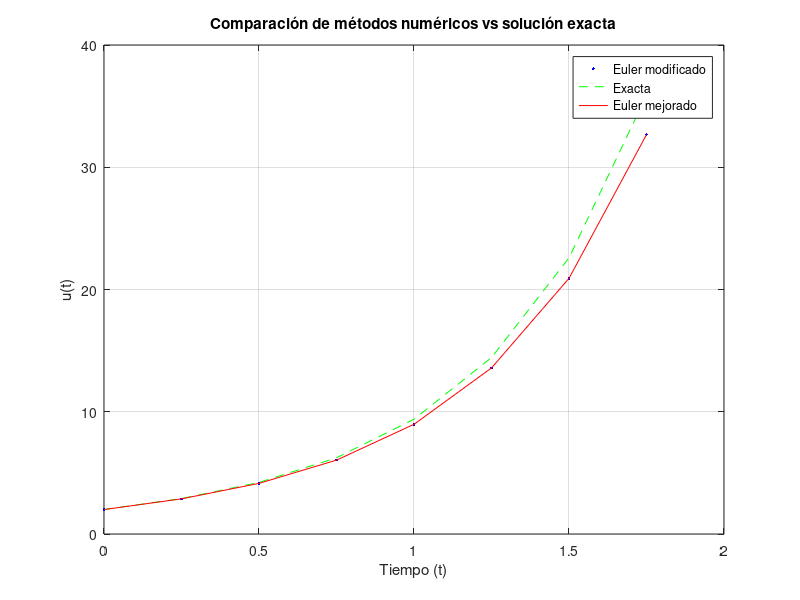
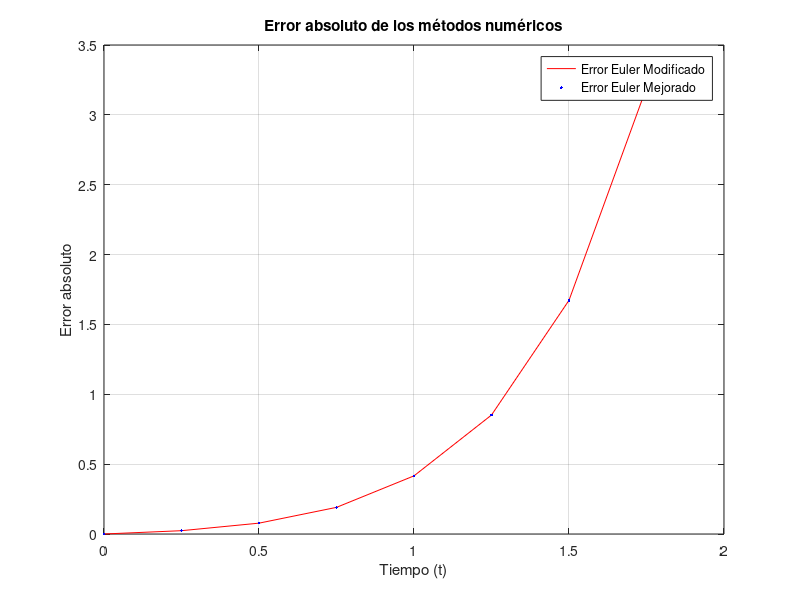

Write MATLAB code to recreate these figures, in order.
function graf_ej2()
    t0 = 0;
    u0 = 2;
    w=1/2;

    Dt=0.25;  % incremento de tiempo
    NDt=8;  % cantidad de Dt a realizar

    % Dimensionamiento
    t=zeros(NDt,1);   % vector para tiempo
    t2 = zeros(NDt,1);
    u=zeros(NDt,1);   % vector para Euler Modificado
    y = zeros(NDt,1);  % vector para Euler Mejorado (corregido a columna)
    errorAbsMod=zeros(NDt,1);  % error absoluto Euler Modificado
    errorAbsMej=zeros(NDt,1);  % error absoluto Euler Mejorado
    exacta=zeros(NDt,1); % vector para la solución exacta

    u(1) = u0;
    t(1) = t0;
    t2(1) = t0;
    y(1) = u0;

    % Euler modificado
    for j=1:NDt - 1
        k1 = Dt * (2 * u(j) - 2 * t(j) - 1);

        ug = u(j) + k1/(2*w);
        tg = t(j) + Dt/(2*w);
        
        k2 = Dt * (2 * ug - 2 * tg - 1);

        t(j+1)  = t(j)+Dt;
        u(j+1)  = u(j) + (1-w)*k1 + w*k2;
    end

    % Euler Mejorado
    for j=1:NDt - 1
        k1 = Dt * (2 * y(j) - 2 * t2(j) - 1);
        yg = y(j) + k1;
        tg = t2(j) + Dt;
        k2 = Dt * (2 * yg - 2 * tg - 1);
        y(j+1) = y(j) + (k1 + k2)/2;
        t2(j+1) = t2(j) + Dt;
    end

    for j=1:NDt 
        exacta(j) = exp(2*t(j))+t(j)+1;
    end

    % Cálculo de errores absolutos
    for j=1:NDt
        errorAbsMod(j) = abs(u(j)-exacta(j));     % Error Euler Modificado
        errorAbsMej(j) = abs(y(j)-exacta(j));     % Error Euler Mejorado
    end

    fprintf("Euler modificado en f(0.5)= %f\n",u(3))
    fprintf("Euler mejorado en f(0.5)= %f\n",y(3))
    fprintf("Exacta en f(0.5)= %f\n",exacta(3))
    fprintf("Error absoluto Euler Modificado en t=0.5: %f\n", errorAbsMod(3))
    fprintf("Error absoluto Euler Mejorado en t=0.5: %f\n", errorAbsMej(3))

    % Gráfica de las soluciones
    figure(1)
    plot(t,u,"b.",t,exacta,"--g",t,y,'-r')
    title('Comparación de métodos numéricos vs solución exacta')
    xlabel('Tiempo (t)')
    ylabel('u(t)')
    legend("Euler modificado", "Exacta", "Euler mejorado")
    grid on
    
    % Gráfica de errores absolutos
    figure(2)
    plot(t,errorAbsMod,"r-", t,errorAbsMej,"b.");
    title('Error absoluto de los métodos numéricos')
    xlabel('Tiempo (t)')
    ylabel('Error absoluto')
    legend("Error Euler Modificado", "Error Euler Mejorado")
    grid on

endfunction
